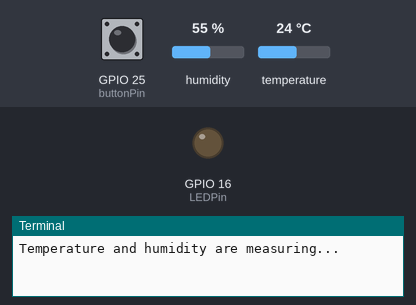
This program was run on a simulated Raspberry Pi (BCM pin numbers). Shown: output pins drawn as LEDs (lit = HIGH), the last lines printed to the terminal. The inputs (shaded band) are chosen by the test bench; at power-on: GPIO 25 (buttonPin) HIGH, humidity 55 %, temperature 24 °C. The clock reads 2024-03-15 10:24:30 at power-on unless the program sets it.

Above: at 1.2 s.
1.3 s: GPIO 25 (buttonPin) pulled LOW for 0.15 s
At 1.7 s:
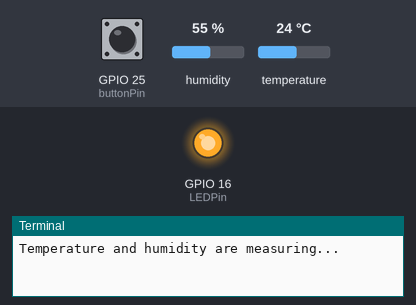
3.3 s: GPIO 25 (buttonPin) pulled LOW for 3.2 s
At 7.4 s:
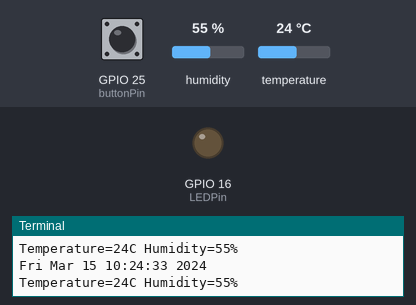
Timing chart, 0 to 8.9 s (numbered marks = the images above; inputs shaded):
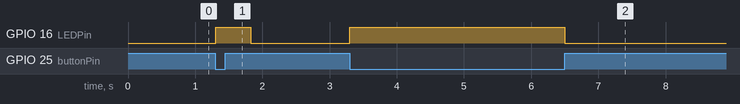

Measured:
- after the input at 1.3 s, GPIO 16 (LEDPin): LOW → HIGH at once, → LOW 0.53 s later
- after the input at 3.3 s, GPIO 16 (LEDPin): LOW → HIGH at once, → LOW 3.2 s later

The program:

EX3_5.py
```python
from time import sleep
import Adafruit_DHT
import time
import RPi.GPIO as GPIO
DHT11Pin = 18
buttonPin = 25
LEDPin = 16
debounce = 0
maxDebounce = 500
GPIO.setmode(GPIO.BCM)
GPIO.setup(buttonPin, GPIO.IN, pull_up_down=GPIO.PUD_UP)
GPIO.setup(LEDPin, GPIO.OUT, initial=False)
count = 0
try:
    print('Temperature and humidity are measuring...')
    while True:
        if GPIO.input(buttonPin) == 0:
            if debounce > maxDebounce:
                debounce = 0
                GPIO.output(LEDPin, True)
                humidity, temperature = Adafruit_DHT.read_retry(Adafruit_DHT.DHT22, DHT11Pin)
                if humidity is not None and temperature is not None:
                    print(time.asctime())
                    print('Temperature={0:0.0f}C Humidity={1:0.0f}%'.format(temperature, humidity))
                    while GPIO.input(buttonPin) == 0:
                        pass
                else:
                    print('Wait a moment and psuh button again!')
            else:
                debounce += 1
        else:
            GPIO.output(LEDPin, False)
except KeyboardInterrupt:
    print('Exit!')
finally:
    GPIO.cleanup()
```
